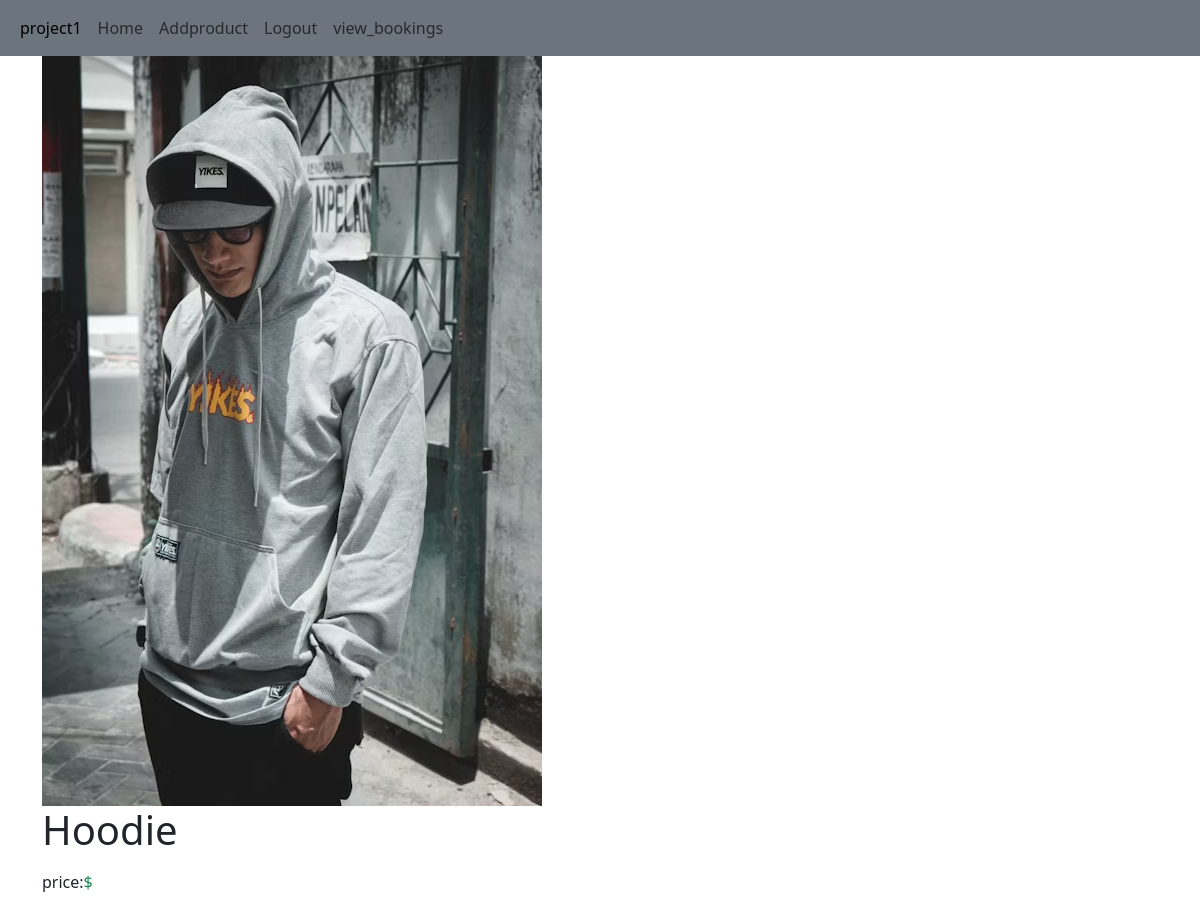
/view_bookings (upper part), run on an earlier commit of the app's database.
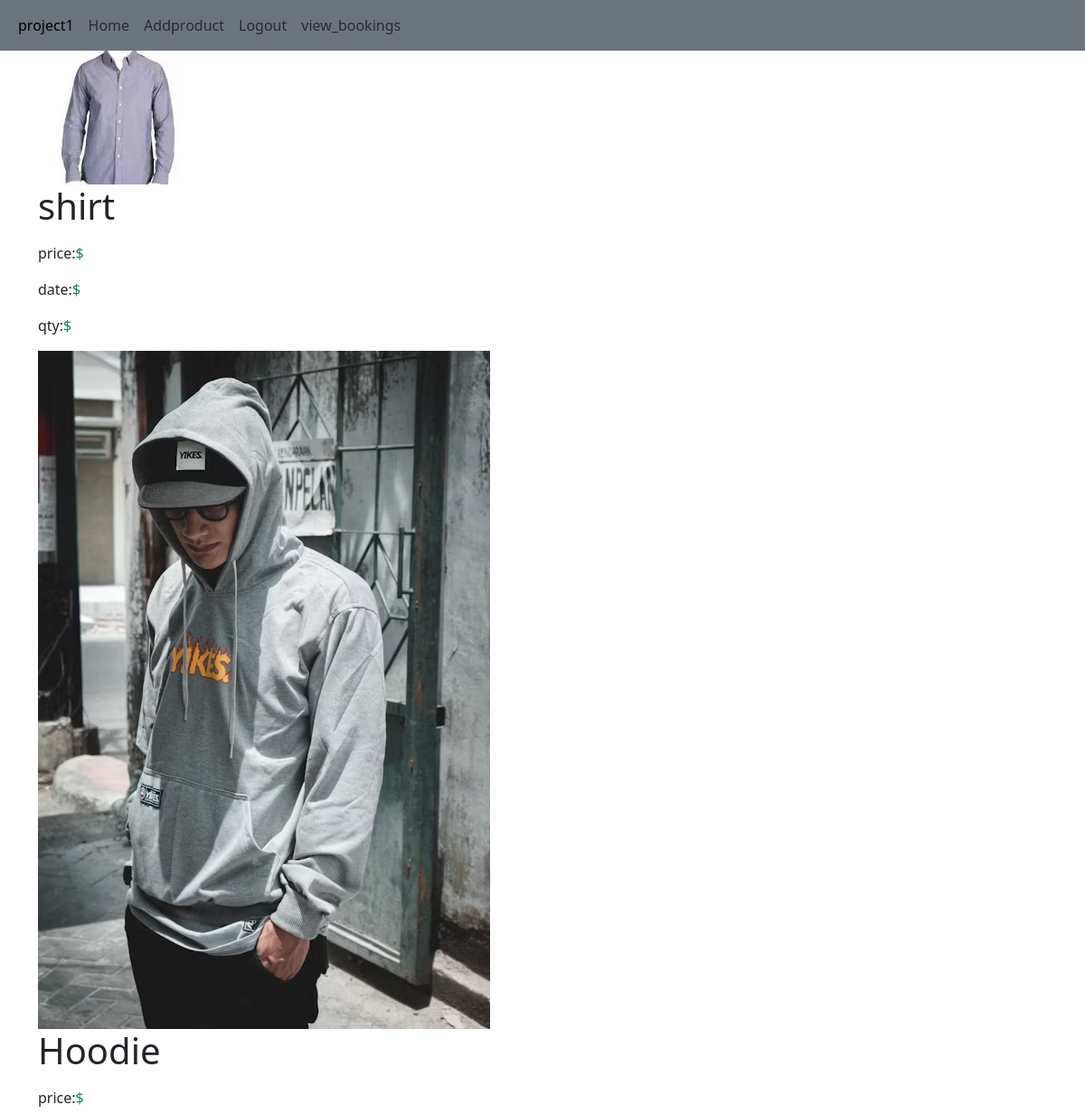
And on a later commit of the database.
### app/models.py (models this page shows)
class Buy(models.Model):
    product=models.ForeignKey(Product,on_delete=models.CASCADE)
    user=models.ForeignKey(User,on_delete=models.CASCADE)
    qty=models.IntegerField()
    price=models.IntegerField()
    date=models.DateField(auto_now_add=True)

class Product(models.Model):
    pid=models.TextField()
    name=models.TextField()
    dis=models.TextField()
    price=models.IntegerField()
    offer_price=models.IntegerField()
    stock=models.IntegerField()
    img=models.FileField()

### app/views.py (the view)
# urls.py: path('view_bookings',views.view_bookings),
def view_bookings(req):
    buy=Buy.objects.all()[::-1]
    return render(req,'shop/view_bookings.html',{'view_bookings':buy})

### templates/shop/view_bookings.html (shortened to what this page needs)
<!DOCTYPE html>
<html lang="en">
<head>
    <link href="https://cdn.jsdelivr.net/npm/bootstrap@5.3.3/dist/css/bootstrap.min.css" rel="stylesheet">
</head>
<body>
    <nav class="navbar navbar-expand-sm bg-secondary navbar-light">
        <div class="container-fluid">
          <ul class="navbar-nav">
            <li class="nav-item">
              <a class="nav-link active" href="#">project1</a>
            </li>
            <li class="nav-item">
              <a class="nav-link" href="#">Home</a>
            </li>
            <li class="nav-item">
              <a class="nav-link" href="addproduct">Addproduct</a>
            </li>
            <li class="nav-item">
              <a class="nav-link " href="logout">Logout</a>
            </li>
            <li class="nav-item">
                <a class="nav-link " href="view_bookings">view_bookings</a>
              </li>
          </ul>
        </div>
      </nav>
      <div class="container">
        <div class="row">
          {% for i in view_bookings %}
          <div class="col-lg-12">
            <img src="{{ i.product.img.url }}" alt="product image">
          </div>
          <div class="col-md-7">
            <h1 class="mb-3">{{i.product.name}}</h1>
            <p>price:<span class="text-success fw-">${{br.offer_price}}</span></p>
            <p>date:<span class="text-success fw-">${{br.date}}</span></p>
            <p>qty:<span class="text-success fw-">${{br.qty}}</span></p>
          </div>
          </div>
          {% endfor %}
</body>
</html>

What changed in the data, as far as the page shows it:
added Buy: product.img (picture), product.name "shirt"
